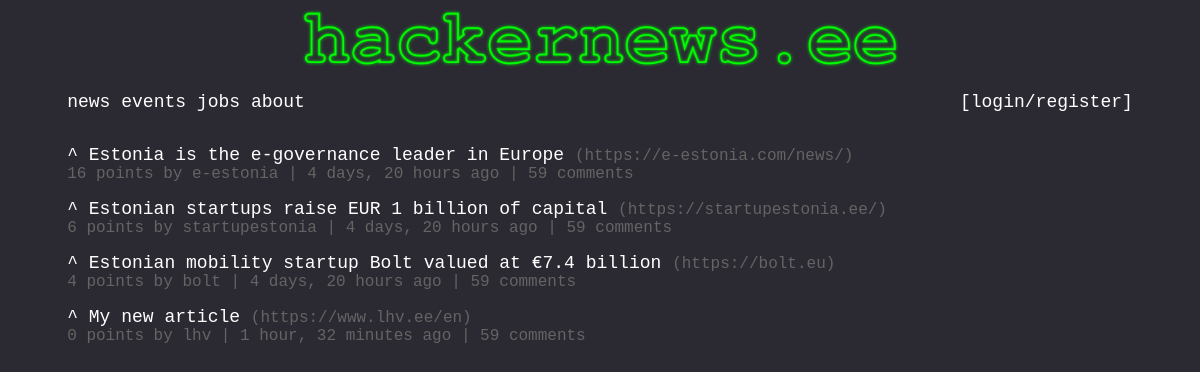
The page / on the database its author committed.
### NewsPost/models.py (models this page shows)
class NewsPost(models.Model):
    title   = models.CharField(max_length=100, blank=False)
    url     = models.URLField(max_length=300, blank=False)
    author  = models.CharField(max_length=20, blank=False)
    time    = models.DateTimeField(auto_now_add=True, blank=False)
    votes   = models.IntegerField(default=0, blank=False)

### pages/views.py (the view)
# urls.py: path('', views.news_view, name='news'),
def news_view(request, *args, **kwargs):
    obj = NewsPost.objects.all()
    context = {
        'object' : obj
    }
    return render(request, "news.html", context)

### templates/news.html
{% extends 'base.html' %}
{% block content %}
{% for each in object %}
<article>
  <a href={{"articles/article-1.html"}} class="upvote">^ </a> <a href={{each.url}} class="title">{{ each.title }}</a> <a href={{each.url}} class="link">({{each.url}})</a>
  <p class="subscript">{{ each.votes }} points by {{ each.author }} | {{ each.time|timesince }} ago | 59 comments</p>
</article>
{% endfor %}
{% endblock %}

### static/css/style.css (style rules this page uses)
html { font-size: 18px; font-family: "Courier New"; background-color: #2b2a33; color: #FFFFFF; }
article { width: 90%; max-width: 1200px; margin: 0em auto; }
.upvote { color: #FFFFFF; font-size: 18px; text-decoration: none; margin-top: 0px; }
.title { color: #FFFFFF; font-size: 18px; text-decoration: none; }
.link { color: #646464; font-size: 16px; text-decoration: none; }
.subscript { color: #646464; font-size: 16px; text-decoration: none; margin-top: 0px; }

### rows shown on the page
NewsPost: title "Estonia is the e-governance leader in Europe", url "https://e-estonia.com/news/", votes "16", author "e-estonia", time "4 days, 20 hours"
NewsPost: title "Estonian startups raise EUR 1 billion of capital", url "https://startupestonia.ee/", votes "6", author "startupestonia", time "4 days, 20 hours"
NewsPost: title "Estonian mobility startup Bolt valued at €7.4 billion", url "https://bolt.eu", votes "4", author "bolt", time "4 days, 20 hours"
NewsPost: title "My new article", url "https://www.lhv.ee/en", votes "0", author "lhv", time "1 hour, 32 minutes"
